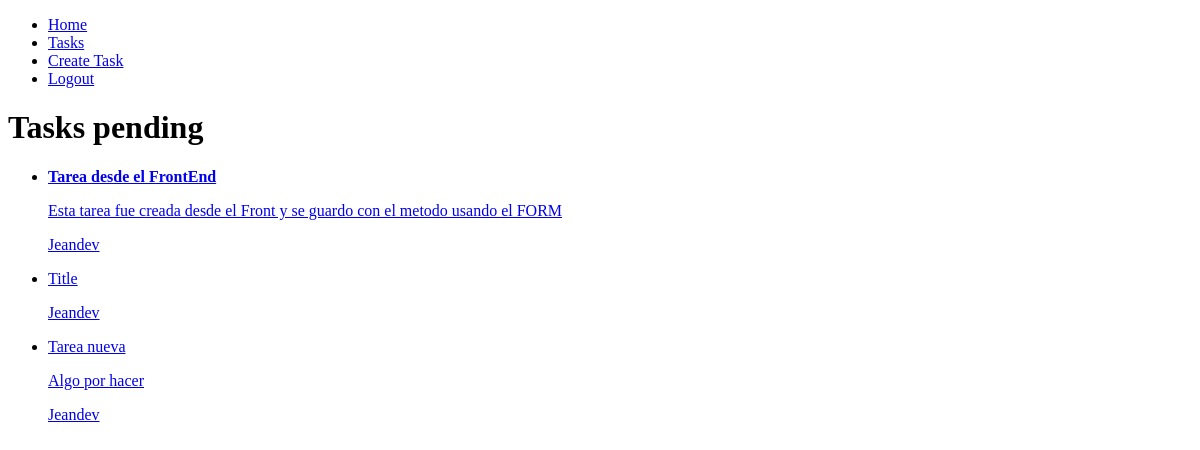
Before: /tasks/ (signed in) with the older database file.
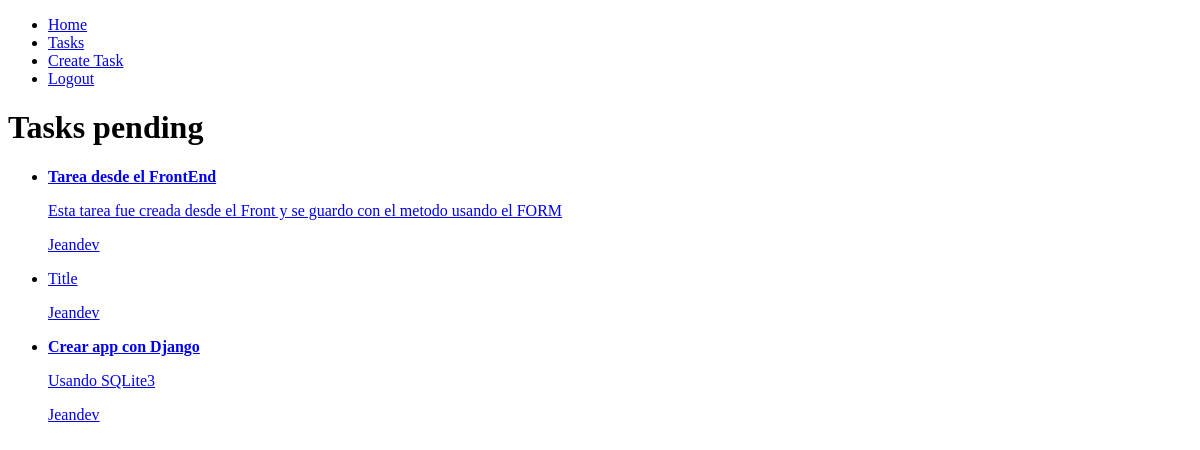
After: the same page with the newer database file.
### tasks/models.py (models this page shows, shortened)
class Task(models.Model):
    title = models.CharField(max_length=200)
    description = models.TextField(blank=True)
    created = models.DateTimeField(auto_now_add=True)
    dateCompleted = models.DateTimeField(null=True, blank=True)
    important = models.BooleanField(default=False)
    user = models.ForeignKey(User, on_delete=models.CASCADE)

### tasks/views.py (the view)
# urls.py: path("tasks/", views.tasks, name="tasks"),
def tasks(request):
    tasks = Task.objects.filter(user=request.user, dateCompleted__isnull=True)
    return render(request, 'tasks.html', {
        'tasks' : tasks,
    })

### tasks/templates/tasks.html
{% extends 'base.html' %}
{% block content %}
<h1>Tasks pending</h1>
<ul>
    {% for task in tasks %}
    <li>
        <a href="{% url 'taskDetail' task.id %}">
            {% if task.important %}
                <strong>{{ task.title }}</strong>
            {% else %}
                <label>{{ task.title }}</label>
            {% endif %}
            <p>{{ task.description }}</p>
            <p>{{ task.user.username }}</p>
        </a>
    </li>
    {% endfor %}
</ul>
{% endblock %}

Changed rows visible on the page:
changed Task: important False → True (drawn); description "Algo por hacer" → "Usando SQLite3"; title "Tarea nueva" → "Crear app con Django"
